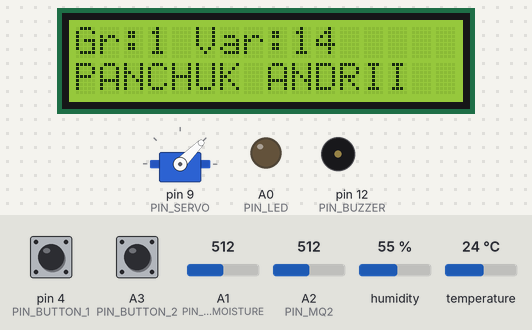
This program was run on a simulated Arduino Uno, built with avr-gcc and run on an emulated ATmega328P. Parts: 16×2 character LCD, servo, output pins drawn as LEDs (lit = HIGH), buzzer (waves = sounding). Inputs (shaded band) come from the test bench; at power-on: pin 4 (PIN_BUTTON_1) HIGH, temperature 24 °C, A3 (PIN_BUTTON_2) HIGH, A1 (PIN_SOIL_MOISTURE) = 512, A2 (PIN_MQ2) = 512, humidity 55 %. The local clock reads 2024-03-15 10:24:30 at power-on unless the program sets it; what the program prints to the serial monitor is not drawn.

Above: at 4.6 s.
4.7 s: pin 4 (PIN_BUTTON_1) pulled LOW for 0.15 s
At 5.03 s:
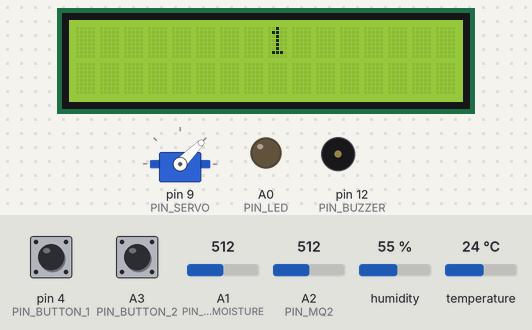
5.4 s: temperature set to 34 °C
14.2 s: temperature set to 37 °C
At 21.9 s:
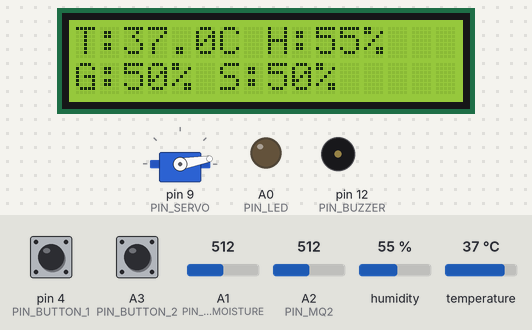
22.2 s: A3 (PIN_BUTTON_2) pulled LOW for 0.15 s
At 29.9 s:
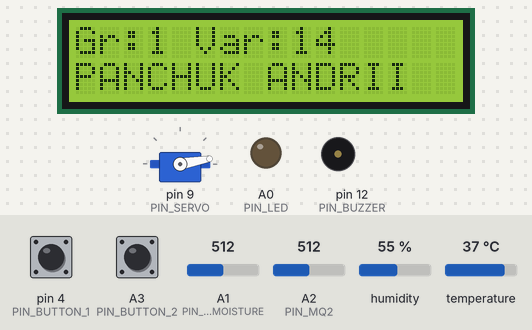
32.2 s: pin 4 (PIN_BUTTON_1) pulled LOW for 1 s
At 32.53 s:
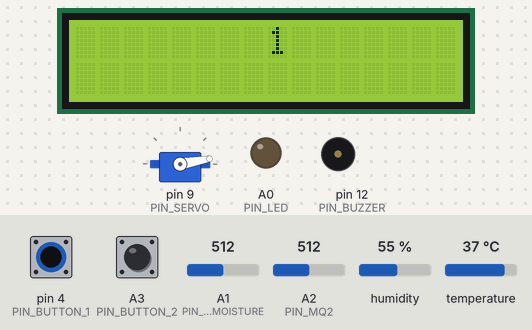
Timing chart, 0 to 34.8 s (numbered marks = the images above; inputs shaded):
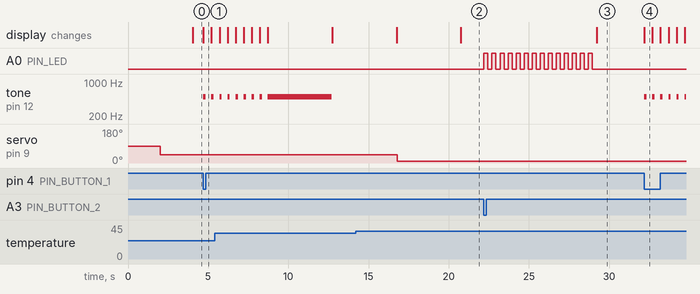

Measured:
- the behaviour switches between 35 and 36 °C on temperature (found by bisection; images 1 and 2)
- after the input at 4.7 s, tone on pin 12 (PIN_BUZZER): alternates 500 Hz for 0.15 s and silent for 0.35 s, starting at once; the display: changes at once (image 1)
- after the input at 14.2 s, servo on pin 9 (PIN_SERVO): 45° → 10° after 2.6 s
- after the input at 22.2 s, A0 (PIN_LED): alternates HIGH for 0.25 s and LOW for 0.25 s, 28 changes in all, then stays LOW, starting at once
- after the input at 32.2 s, tone on pin 12 (PIN_BUZZER): alternates 500 Hz for 0.15 s and silent for 0.35 s, starting at once; the display: changes at once (image 4)
- what the display in image 4 shows lasts 0.5 s, from 32.2 s to 32.7 s

The program:

main.cpp
```cpp
#include <Arduino.h>
#include "config.h"
#include "algoritms.h"
#include "sensors.h"
//#include "seven_segment.h"
#include "lcd_display.h"
#include "show_sensors_stats.h"
#include "clock.h"

static unsigned long last_sensor_time = 0;

static SensorData sensor_data;

static uint32_t lastSwitch = 0;
static bool showSensors = true;

void setup() {
  sensors_init();
  lcd_init();
  //seg_init();
  algoritm_peripherals_init();
  show_init();
  clock_init();
}

void loop() {
  if(button_1_pressed()){
    algoritm_digit_countdown();
  }
  if(button_2_pressed()){
    algoritm_blink_led();
  }

  unsigned long now = millis();

  if (now - lastSwitch >= PAGE_MS) {
    lastSwitch = now;
    showSensors = !showSensors;
    if (showSensors) lcd_show_sensors(&sensor_data);
    else             lcd_show_main_text();
  }

  if (millis() - last_sensor_time >= SENSOR_INTERVAL_MS) {
    last_sensor_time = millis();

    sensor_data = read_all_sensors();
    algoritm_servo(sensor_data.temperature);
    clock_print_date_time();
    show_sensor_data(sensor_data);
  }
}
```

algoritms.h
```cpp
#ifndef ALGORITMS_H
#define ALGORITMS_H

void algoritm_peripherals_init(void);
void algoritm_digit_countdown(void);
void algoritm_blink_led(void);
void algoritm_servo(int16_t temperature);

#endif // ALGORITMS_H
```

clock.h
```cpp
#ifndef CLOCK_H
#define CLOCK_H

void clock_init(void);
void clock_print_date_time(void);

#endif // CLOCK_H
```

sensors.h
```cpp
#ifndef SENSORS_H
#define SENSORS_H

#include "config.h"

void sensors_init(void);

int button_1_pressed(void);
int button_2_pressed(void);

SensorData read_all_sensors(void);

#endif // SENSORS_H 
```

seven_segment.h
```cpp
#ifndef SEVEN_SEGMENT_H
#define SEVEN_SEGMENT_H

void seg_init(void);

void seg_show_digit(int digit);

#endif /* SEVEN_SEGMENT_H */
```

show_sensors_stats.h
```cpp
#ifndef SHOW_SENSORS_DATA_H
#define SHOW_SENSORS_DATA_H

#include "config.h"

void show_init();

void show_sensor_data(SensorData data);

#endif // SHOW_SENSORS_DATA_H
```

algoritms.cpp
```cpp
#include <Arduino.h>
#include "algoritms.h"
#include "config.h"
//#include "seven_segment.h"
#include "lcd_display.h"
#include <Servo.h>

static Servo servo;

void algoritm_peripherals_init(void) {
  pinMode(PIN_BUZZER, OUTPUT);
  pinMode(PIN_LED, OUTPUT);
  servo.attach(PIN_SERVO);
}

void algoritm_digit_countdown(void) {
  lcd_clear();
    for(int digit = START_DIGIT; digit <= 9; digit++){
        //seg_show_digit(digit);
        lcd_set_digit(digit);
        if(digit == 9){
            tone(PIN_BUZZER, BUZZER_FREQ_HZ, BEEP_LONG_MS);
            delay(4000);
        }else{
          tone(PIN_BUZZER, BUZZER_FREQ_HZ, BEEP_SHORT_MS);
          delay(500);
        }
    }
    lcd_clear();
    //seg_show_digit(0);
}

void algoritm_blink_led(void) {
  for (int i = 0; i < LED_BLINK_COUNT; i++) {
    digitalWrite(PIN_LED, HIGH);
    delay(LED_HALF_PERIOD_MS);
    digitalWrite(PIN_LED, LOW);
    delay(LED_HALF_PERIOD_MS);
  }
}

void algoritm_servo(int16_t temp){
    if(temp >= 36){
        servo.write(10);
      }else{
        servo.write(45);
      }
}
```

clock.cpp
```cpp
#include "clock.h"
#include <Wire.h>
#include <RtcDS3231.h>

RtcDS3231<TwoWire> Rtc(Wire);

void printDateTime(const RtcDateTime& dt)
{
    char datestring[26];

    snprintf_P(datestring,
            countof(datestring),
            PSTR("%02u/%02u/%04u %02u:%02u:%02u"),
            dt.Month(),
            dt.Day(),
            dt.Year(),
            dt.Hour(),
            dt.Minute(),
            dt.Second() );
    Serial.print(datestring);
}

void clock_init(void){
    Rtc.Begin();

    RtcDateTime compiled = RtcDateTime(__DATE__, __TIME__);

    if (!Rtc.IsDateTimeValid()){
        Rtc.SetDateTime(compiled);
    }

    if (!Rtc.GetIsRunning()){
        Rtc.SetIsRunning(true);
    }

    RtcDateTime now = Rtc.GetDateTime();
    if (now < compiled){
        Rtc.SetDateTime(compiled);
    }
}

void clock_print_date_time(void){
    RtcDateTime now = Rtc.GetDateTime();
    printDateTime(now);
    Serial.println();
}
```

sensors.cpp
```cpp
#include <Arduino.h>
#include <DHT.h>
#include "sensors.h"
#include "config.h"

static DHT dht(PIN_DHT11, DHTTYPE);

void sensors_init(void)
{
    pinMode(PIN_BUTTON_1, INPUT_PULLUP);
    pinMode(PIN_BUTTON_2, INPUT_PULLUP);

    dht.begin();
}

int button_1_pressed(void)
{
    return digitalRead(PIN_BUTTON_1) == LOW;
}

int button_2_pressed(void)
{
    return digitalRead(PIN_BUTTON_2) == LOW;
}

SensorData read_all_sensors(void)
{
    SensorData data;

    float h = dht.readHumidity();
    float t = dht.readTemperature();

    if (isnan(h) || isnan(t)) {
        data.dht_status_ok = false;
        data.temperature = 0.0;
        data.humidity = 0.0;
    } else {
        data.dht_status_ok = true;
        data.temperature = t;
        data.humidity = h;
    }

    data.soil_moisture = (int)((analogRead(PIN_SOIL_MOISTURE) / ADC_MAX_VALUE ) * 100.f);
    data.gas_level = (int)((analogRead(PIN_MQ2) / ADC_MAX_VALUE ) * 100.f);

    return data;
}
```

seven_segment.cpp
```cpp
#include "seven_segment.h"
#include "config.h"

static const uint8_t DIGITS[10][8] = {
    {1, 1, 1, 1, 1, 1, 0, 0},  /* 0 */
    {0, 1, 1, 0, 0, 0, 0, 0},  /* 1 */
    {1, 1, 0, 1, 1, 0, 1, 0},  /* 2 */
    {1, 1, 1, 1, 0, 0, 1, 0},  /* 3 */
    {0, 1, 1, 0, 0, 1, 1, 0},  /* 4 */
    {1, 0, 1, 1, 0, 1, 1, 0},  /* 5 */
    {1, 0, 1, 1, 1, 1, 1, 0},  /* 6 */
    {1, 1, 1, 0, 0, 0, 0, 0},  /* 7 */
    {1, 1, 1, 1, 1, 1, 1, 0},  /* 8 */
    {1, 1, 1, 1, 0, 1, 1, 0}   /* 9 */
};

void seg_init(void)
{
    for (uint8_t i = 0; i < 8; i++) {
        pinMode(SEG_PINS[i], OUTPUT);
    }
    seg_show_digit(0);
}

void seg_show_digit(int digit)
{
    if (digit < 0 || digit > 9) {
        return;
    }
    for (int i = 0; i < 8; i++) {
        if (DIGITS[digit][i] == 1) {
            digitalWrite(SEG_PINS[i], LOW);
        } else {
            digitalWrite(SEG_PINS[i], HIGH);
        }
    }
}
```

show_sensors_stats.cpp
```cpp
#include "show_sensors_stats.h"

void show_init(void){
    Serial.begin(SERIAL_BAUD);
}

void show_sensor_data(SensorData data){
    Serial.print("==========================\n");

    if (data.dht_status_ok) {
        Serial.print("Температура: ");
        Serial.print(data.temperature, 1);
        Serial.println(" °C");

        Serial.print("Вологість:    ");
        Serial.print(data.humidity, 1);
        Serial.println(" %");
    } else {
        Serial.println("Помилка DHT11: Не вдалося зчитати дані!");
    }

    Serial.print("Вологість ґрунту:  ");
    Serial.print(data.soil_moisture);
    Serial.println(" %");

    Serial.print("Рівень газу MQ-2:   ");
    Serial.print(data.gas_level);
    Serial.println(" %");

    Serial.println("==========================\n");
}
```

config.h
```cpp
#ifndef CONFIG_H
#define CONFIG_H

#include <Arduino.h>
#include <stdint.h>
#include <stdbool.h>

struct SensorData {
    float temperature;
    float humidity;
    bool dht_status_ok;
    int soil_moisture;
    int gas_level;
};


#define PIN_BUTTON_1        4
#define PIN_BUTTON_2        A3
#define PIN_BUZZER          12
#define PIN_LED             A0
#define PIN_DHT11           2
#define PIN_SERVO           9
#define PIN_SOIL_MOISTURE   A1
#define PIN_MQ2             A2

#define DHTTYPE             DHT11

#define ADC_MAX_VALUE       1023.0f

static const uint8_t SEG_PINS[8] = {7, 6, 5, 10, 11, 8, 3, 4};

#define SEG_ACTIVE_LOW      1

#define GROUP               1
#define VARIANT             14
#define BUZZER_FREQ_HZ      500
#define COUNT_STEP_MS       500
#define BEEP_SHORT_MS       150
#define BEEP_LONG_MS        4000

#define LED_BLINK_COUNT     14
#define LED_HALF_PERIOD_MS  250

#define TEMP_THRESHOLD_C    36
#define SERVO_ANGLE_HOT     10
#define SERVO_ANGLE_NORMAL  45

#define SENSOR_INTERVAL_MS  2000
#define SERIAL_BAUD         9600

#define START_DIGIT         1

#define PAGE_MS             4000
#define LCD_ADDR            0x27
#define DIGIT_COL           8
#define DIGIT_ROW           0

#endif /* CONFIG_H */
```

lcd_display.h
```cpp
#ifndef LCD_DISPLAY_H
#define LCD_DISPLAY_H

#include <Arduino.h>
#include "config.h"

void lcd_init(void);
void lcd_set_digit(uint8_t digit);
void lcd_show_main_text(void);
void lcd_show_sensors(const SensorData *data);
void lcd_clear(void);

#endif // LCD_DISPLAY_H
```

lcd_display.cpp
```cpp
#include "lcd_display.h"

#include <Wire.h>
#include <LiquidCrystal_I2C.h>

#include "config.h"

LiquidCrystal_I2C lcd(LCD_ADDR, 16, 2);

void lcd_init(void) {
    lcd.init();
    lcd.backlight();
    lcd.clear();
}

void lcd_set_digit(uint8_t digit) {
    if (digit > 9) return;
    lcd.setCursor(DIGIT_COL, DIGIT_ROW);
    lcd.print(digit);
}

void lcd_show_main_text(void) {
    lcd.setCursor(0, 0);
    lcd.print("Gr:");
    lcd.print(GROUP);
    lcd.print(" Var:");
    lcd.print(VARIANT);
    lcd.print("  ");

    lcd.setCursor(0, 1);
    lcd.print("PANCHUK ANDRII");
}

void lcd_show_sensors(const SensorData *data){
    lcd.clear();
    lcd.setCursor(0, 0);
    if (data->dht_status_ok) {
        lcd.print("T:");
        lcd.print(data->temperature, 1);
        lcd.print("C H:");
        lcd.print(data->humidity, 0);
        lcd.print("%  ");
    } else {
        lcd.print("DHT error      ");
    }

    lcd.setCursor(0, 1);
    lcd.print("G:");
    lcd.print(data->gas_level);
    lcd.print("% S:");
    lcd.print(data->soil_moisture);
    lcd.print("%  ");
}

void lcd_clear(void){
    lcd.clear();
}
```
